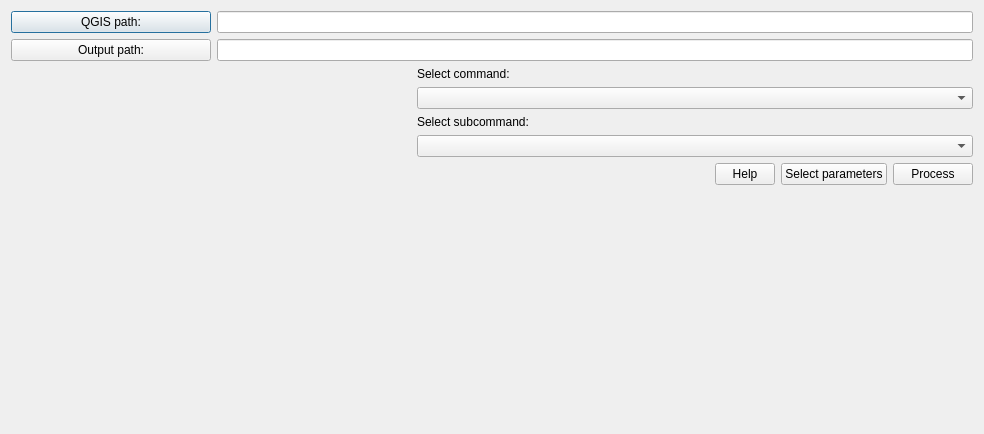
<?xml version="1.0" encoding="UTF-8"?>
<ui version="4.0">
 <class>PAFyCToolsDialog</class>
 <widget class="QDialog" name="PAFyCToolsDialog">
  <property name="geometry">
   <rect>
    <x>0</x>
    <y>0</y>
    <width>984</width>
    <height>434</height>
   </rect>
  </property>
  <property name="windowTitle">
   <string>PAFyC Tools GUI</string>
  </property>
  <property name="windowIcon">
   <iconset>
    <normaloff>logos/pafyc.ico</normaloff>logos/pafyc.ico</iconset>
  </property>
  <layout class="QGridLayout" name="gridLayout_3">
   <item row="0" column="0">
    <layout class="QGridLayout" name="gridLayout_2">
     <item row="0" column="0" colspan="2">
      <layout class="QGridLayout" name="gridLayout">
       <item row="0" column="0">
        <widget class="QPushButton" name="qgisPathPushButton">
         <property name="text">
          <string>QGIS path:</string>
         </property>
        </widget>
       </item>
       <item row="0" column="1">
        <widget class="QLineEdit" name="qgisPathLineEdit">
         <property name="readOnly">
          <bool>true</bool>
         </property>
        </widget>
       </item>
       <item row="1" column="0">
        <widget class="QPushButton" name="outputPathPushButton">
         <property name="minimumSize">
          <size>
           <width>200</width>
           <height>0</height>
          </size>
         </property>
         <property name="text">
          <string>Output path:</string>
         </property>
        </widget>
       </item>
       <item row="1" column="1">
        <widget class="QLineEdit" name="outputPathLineEdit">
         <property name="readOnly">
          <bool>true</bool>
         </property>
        </widget>
       </item>
      </layout>
     </item>
     <item row="1" column="0">
      <widget class="QLabel" name="label">
       <property name="minimumSize">
        <size>
         <width>400</width>
         <height>340</height>
        </size>
       </property>
       <property name="text">
        <string/>
       </property>
       <property name="pixmap">
        <pixmap resource="resources.qrc">:/logos/logos/PAFyCToolsGui_400.png</pixmap>
       </property>
      </widget>
     </item>
     <item row="1" column="1">
      <layout class="QVBoxLayout" name="verticalLayout">
       <item>
        <widget class="QLabel" name="label_2">
         <property name="text">
          <string>Select command:</string>
         </property>
        </widget>
       </item>
       <item>
        <widget class="QComboBox" name="commandComboBox">
         <property name="minimumSize">
          <size>
           <width>550</width>
           <height>0</height>
          </size>
         </property>
        </widget>
       </item>
       <item>
        <widget class="QLabel" name="label_3">
         <property name="text">
          <string>Select subcommand:</string>
         </property>
        </widget>
       </item>
       <item>
        <widget class="QComboBox" name="subCommandComboBox"/>
       </item>
       <item>
        <layout class="QHBoxLayout" name="horizontalLayout">
         <item>
          <spacer name="horizontalSpacer">
           <property name="orientation">
            <enum>Qt::Horizontal</enum>
           </property>
           <property name="sizeHint" stdset="0">
            <size>
             <width>208</width>
             <height>20</height>
            </size>
           </property>
          </spacer>
         </item>
         <item>
          <widget class="QPushButton" name="helpPushButton">
           <property name="maximumSize">
            <size>
             <width>60</width>
             <height>16777215</height>
            </size>
           </property>
           <property name="text">
            <string>Help</string>
           </property>
          </widget>
         </item>
         <item>
          <widget class="QPushButton" name="parametersPushButton">
           <property name="text">
            <string>Select parameters</string>
           </property>
          </widget>
         </item>
         <item>
          <widget class="QPushButton" name="processPushButton">
           <property name="text">
            <string>Process</string>
           </property>
          </widget>
         </item>
        </layout>
       </item>
       <item>
        <spacer name="verticalSpacer">
         <property name="orientation">
          <enum>Qt::Vertical</enum>
         </property>
         <property name="sizeHint" stdset="0">
          <size>
           <width>20</width>
           <height>118</height>
          </size>
         </property>
        </spacer>
       </item>
      </layout>
     </item>
    </layout>
   </item>
  </layout>
 </widget>
 <resources>
  <include location="resources.qrc"/>
 </resources>
 <connections/>
</ui>
